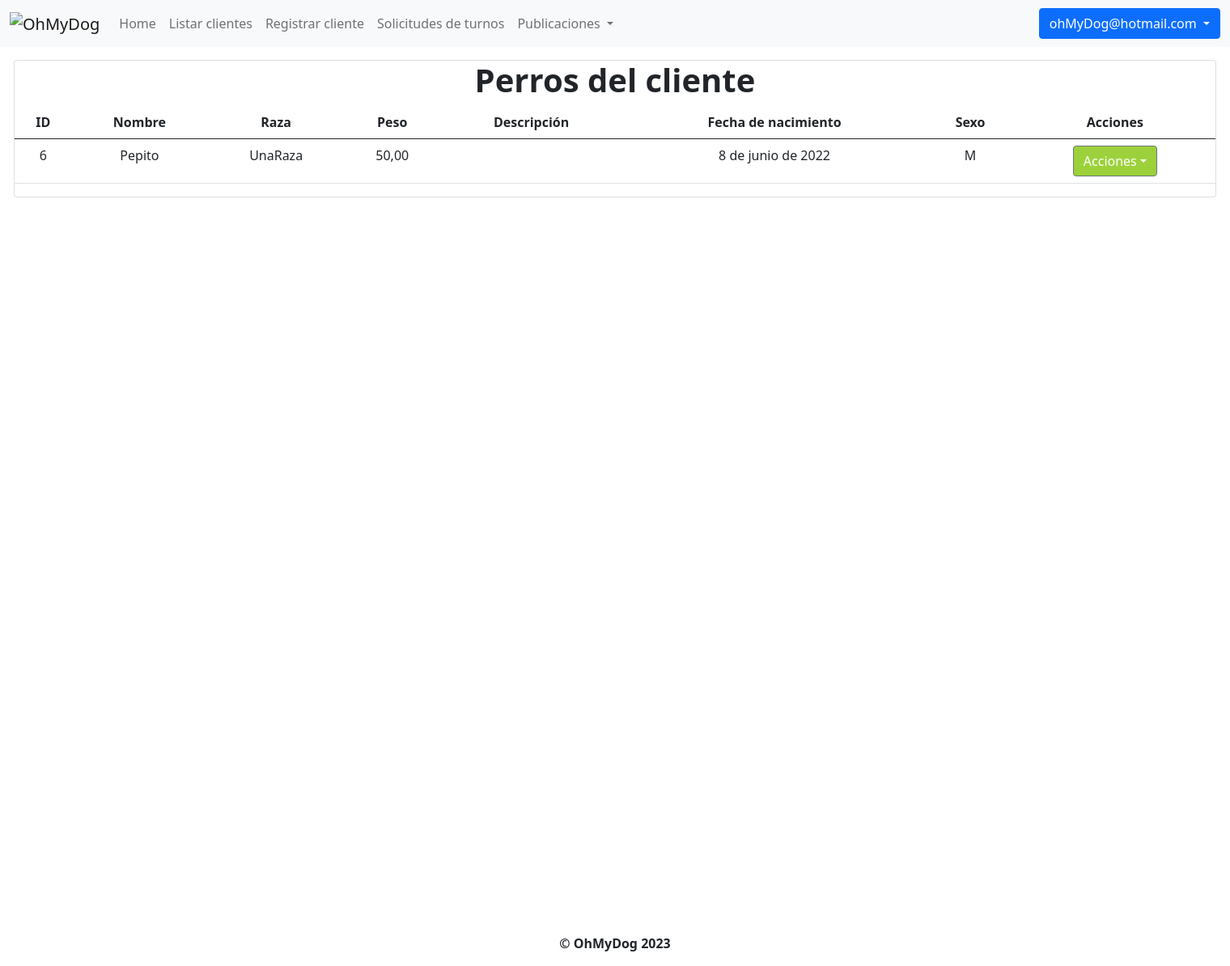
Screenshot of /clientes/5/perros (signed in) with the database file from the repository.
### OhMyDog/models.py (models this page shows, shortened)
class Usuario(AbstractBaseUser, PermissionsMixin):
    mail = models.EmailField(unique=True)
    password = models.CharField(max_length=255)
    cliente = models.OneToOneField(Cliente, null=True, on_delete=models.CASCADE)
    habilitado = models.BooleanField(default=True)
    primer_inicio = models.BooleanField(default=True)
    is_staff = models.BooleanField(default=False)
    USERNAME_FIELD = "mail"
    objects = UsuarioManager()

### OhMyDog/modelos/perros/perros.py (models this page shows, shortened)
class Perro(models.Model):
    id = models.BigAutoField(primary_key=True)
    dueño = models.ForeignKey(
        Cliente, null=False, on_delete=models.CASCADE, related_name="perros"
    )
    nombre = models.CharField(max_length=35, blank=False)
    raza = models.CharField(max_length=255, blank=False)
    peso = models.DecimalField(blank=False, max_digits=5, decimal_places=2)
    descripcion = models.CharField(max_length=255)
    fecha_de_nacimiento = models.DateField(blank=False)
    sexos = [("M", "Macho"), ("H", "Hembra")]
    sexo = models.CharField(max_length=1, choices=sexos, blank=False)
    habilitado = models.BooleanField(default=True)
    tiene_castracion = models.BooleanField(default=False)

### OhMyDog/views/clientes.py (the view)
@user_passes_test(superuser_check)
def listar_perros_cliente(request, cliente_id):
    perros = perros_cliente(cliente_id)
    return render(request, "listado_de_perros_cliente.html", {"perros": perros})

### OhMyDog/modelos/clientes/__init__.py (called while the page is built)
def perros_cliente(id):
    cliente = Cliente.objects.get(id=id)
    return cliente.perros.all()

### OhMyDog/views/auth.py (called while the page is built)
def superuser_check(user):
    return user.is_staff

### OhMyDog/templates/listado_de_perros_cliente.html (shortened to what this page needs)
{% extends 'layout.html' %}
{% block content %}
<div class="container containerPrincipal">
	<div class="card">
		<h1>Perros del cliente</h1>
		<table class="table table-hover">
			<thead>
				<tr>
					<th scope="col">ID</th>
					<th scope="col">Nombre</th>
					<th scope="col">Raza</th>
					<th scope="col">Peso</th>
					<th scope="col">Descripción</th>
					<th scope="col">Fecha de nacimiento</th>
					<th scope="col">Sexo</th>
					<th scope="col">Acciones</th>
				</tr>
			</thead>
			<tbody>
				{%if perros %}
				{% for perro in perros %}
				<tr>
					<td>{{ perro.id }}</td>
					<td>{{ perro.nombre }}</td>
					<td>{{ perro.raza }}</td>
					<td>{{ perro.peso }}</td>
					<td>{{ perro.descripcion }}</td>
					<td>{{ perro.fecha_de_nacimiento }}</td>
					<td>{{ perro.sexo }}</td>
					<td>
						{% if perro.habilitado %}
						<div class="dropdown">
							<a class="btn btn-secondary dropdown-toggle" href="#" role="button" id="dropdownMenuLink"
								data-bs-toggle="dropdown" aria-haspopup="true" aria-expanded="false"
								style="background-color: rgb(157, 209, 59);">Acciones</a>
						</div>
						{% else %}
						<a style="color:red; font-weight:bold">Deshabilitado</a>
						{% endif %}
					</td>
				</tr>
				{% endfor %}
				{%else%}
				<tr>
					<td colspan="9">
						<p>No hay perros registrados</p>
					</td>
				</tr>
				{%endif%}
			</tbody>
		</table>
	</div>
</div>
{% endblock %}

### OhMyDog/templates/layout.html (shortened to what this page needs)
<!DOCTYPE html>
<html>
	<head>
		<link
			href="https://cdn.jsdelivr.net/npm/bootstrap@5.0.2/dist/css/bootstrap.min.css"
			rel="stylesheet"
		/>
	</head>
	<body>
		<header>
			<nav class="navbar navbar-expand-lg navbar-light bg-light">
				<div class="container-fluid">
					<a class="navbar-brand">
						<img src="http://imgfz.com/i/eq02Nh8.png" alt="OhMyDog" />
					</a>
					<div class="collapse navbar-collapse" id="navbarSupportedContent">
						<ul class="navbar-nav me-auto mb-2 mb-lg-0">
							{% if user.is_authenticated %}
								{% if user.is_staff %}
									<li class="nav-item">
										<a class="nav-link" href="{% url 'home' %}">Home</a>
									</li>
									<li class="nav-item">
										<a class="nav-link" href="{% url 'clientes' %}">Listar clientes</a>
									</li>
									<li class="nav-item">
										<a class="nav-link" href="{% url 'registrar_cliente' %}">Registrar cliente</a>
									</li>
									<li class="nav-item">
										<a class="nav-link" href="{% url 'solicitudes_de_turnos' %}">Solicitudes de turnos</a>
									</li>
									<li class="nav-item dropdown">
										<a
											class="nav-link dropdown-toggle"
											role="button"
											data-bs-toggle="dropdown"
											aria-expanded="false"
										>
											Publicaciones
										</a>
								</li>
								{% endif %}
							{% else %}
								<li class="nav-item">
									<a class="nav-link" href="{% url 'home' %}">Home</a>
								</li>
							{% endif %}
						</ul>
						{% if user.is_authenticated %}
							<li class="nav-item dropdown" style="border-radius: 6px; list-style-type: none;">
								<a class="btn {% if user.is_staff %} btn-primary {% else %} btn-success {% endif %} dropdown-toggle" href="#" id="navbarDropdown" role="button" data-bs-toggle="dropdown" aria-expanded="false">
									{{ user.mail }}
								</a>
							</li>
						{% else %}
							<li class="nav-item">
								<a class="btn btn-primary" id="iniciar_sesion" href="{% url 'login' %}">Iniciar sesión</a>
							</li>
						{% endif %}
					</div>
				</div>
			</nav>
		</header>
		<div class="content">
			{% block content %}{% endblock %}
		</div>
		<footer class="footer">
			<p style="text-align: center; font-weight: bold ">© OhMyDog 2023</p>
		</footer>
	</body>
</html>

### OhMyDog/templates/layout.html (style rules this page uses)
h1 { font-weight: bold; }
.containerPrincipal { float: none; text-align: center; display: block; width: 1510px; max-width: 1980px; height: 1080px; }

### rows the page displays
Usuario: mail "ohMyDog@hotmail.com"
Perro: id "6", nombre "Pepito", raza "UnaRaza", peso "50,00", fecha_de_nacimiento "8 de junio de 2022", sexo "M"
